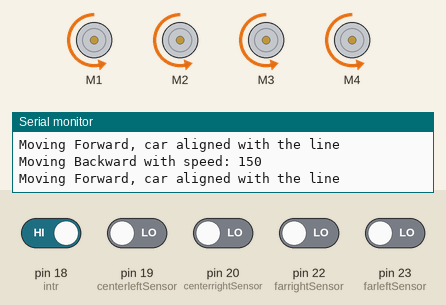
Bench run of a sketch on a simulated Arduino Mega 2560, built with avr-gcc and run on an emulated ATmega2560. Shown: 4 × DC motor (green arrow = forward, orange = backward, longer = faster), the last lines printed to the serial monitor. The test bench sets the inputs (shaded band); at power-on: pin 18 (intr) HIGH, pin 19 (centerleftSensor), pin 20 (centerrightSensor), pin 22 (farrightSensor), pin 23 (farleftSensor) LOW.

Above: at 1.2 s.
1.3 s: pin 18 (intr) driven LOW
At 2.0 s:
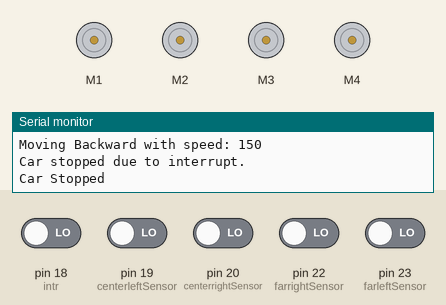
4.3 s: pin 19 (centerleftSensor) driven HIGH
At 4.74 s:
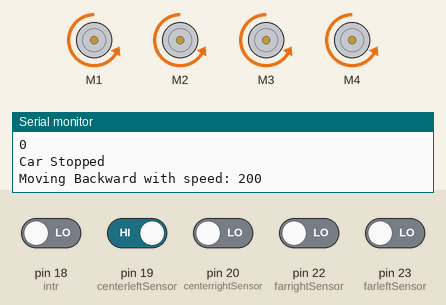
7.3 s: pin 19 (centerleftSensor) driven LOW
10.3 s: pin 20 (centerrightSensor) driven HIGH
13.3 s: pin 23 (farleftSensor) driven HIGH
At 14.67 s:
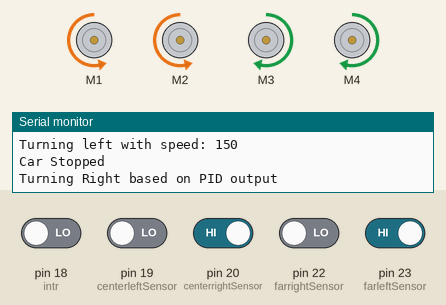
16.3 s: pin 23 (farleftSensor) driven LOW
At 16.81 s:
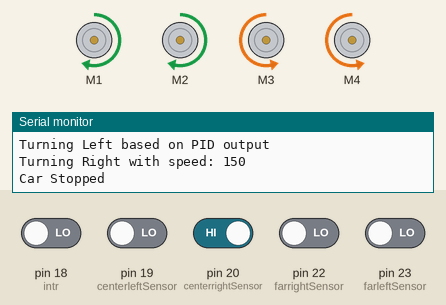
Timing chart, 0 to 20.3 s (numbered marks = the images above; inputs shaded):
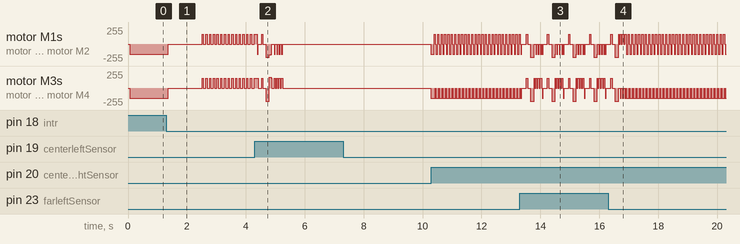

Measured:
- after the input at 1.3 s, motor M1–4: backward 150/255 → stopped after 0.07 s, then repeats every 0.13 s: forward 150/255 0.04 s, stopped 0.08 s
- after the input at 7.3 s, motor M1–4: stopped → backward 150/255 after 3.0 s
- after the input at 10.3 s, motor M1, motor M2: backward 150/255 → forward 150/255 after 0.10 s, then repeats every 0.12 s: stopped 0.01 s, backward 150/255 0.06 s, forward 150/255 0.04 s; motor M3, motor M4: alternates backward 150/255 for 0.10 s and stopped for 0.01 s, starting after 0.14 s

The sketch:

v13.ino
```cpp
#include <AFMotor.h>

// Define motor objects for 4 motors
AF_DCMotor motor1(1);  // Front Left Motor
AF_DCMotor motor2(2);  // Front Right Motor
AF_DCMotor motor3(3);  // Back Left Motor
AF_DCMotor motor4(4);  // Back Right Motor

// Define sensor pins
const int centerleftSensor = 19;  // Left sensor
const int centerrightSensor = 20;  // Right sensor
const int intr = 18;    // Pin for external interrupt (Middle sensor, always on the black line)
const int farleftSensor =23;
const int farrightSensor = 22;


// PID control variables
float kp = 1.0, ki = 0.0, kd = 0.0;
float lastError = 0, integral = 0;

// Timing variables
unsigned long previousMillis = 0;  // Store last time sensors were checked
const long interval = 50;           // Check sensors every 50 milliseconds

// Flags to indicate if interrupt was triggered and if it has been handled
volatile bool carStopped = false;
bool interruptHandled = false;  // Ensure interrupt only handled once


void setup() {
  Serial.begin(9600);  // Start the serial communication for debugging

  // Set all motors to maximum speed initially
  motor1.setSpeed(255);
  motor2.setSpeed(255);
  motor3.setSpeed(255);
  motor4.setSpeed(255);

  // Attach interrupts to sensor pins (FALLING edge for detecting line change)
  attachInterrupt(digitalPinToInterrupt(intr), stopCarInterrupt, FALLING);
  attachInterrupt(digitalPinToInterrupt(centerleftSensor), sensorInterrupt, CHANGE);
  attachInterrupt(digitalPinToInterrupt(centerrightSensor), sensorInterrupt, CHANGE);

  Serial.println("Setup complete: Sensors initialized and interrupts attached");
}

void loop() {
  // If the interrupt occurred and hasn't been handled yet
  if (carStopped && !interruptHandled) {
    Serial.println("Car stopped due to interrupt.");
    stopCar();  // Stop the car
    delay(1000);  // Delay to prevent immediate restart
    Serial.println("Car stopped and delay finished. Resetting flags.");
    carStopped = false;   // Reset the carStopped flag
    handleTurn();
    interruptHandled = true;  // Mark the interrupt as handled
    pidControl();
    delay(5000);
  } else {
      unsigned long currentMillis = millis(); // Get the current time
      int centerleftValue = digitalRead(centerleftSensor);
      int farleftValue = digitalRead(farleftSensor);
      if(centerleftValue == HIGH || farleftValue == HIGH){
          stopCar();
          handleTurn();
      }
      pidControl();
      backward(150);
  }

  // Optional: Short delay to allow other processes, if necessary
  delay(10);  // Allow a brief pause
}


void handleTurn() {
  Serial.println("Handling turn: Moving forward until a black line is detected...");

  // Keep moving forward until a black line is detected by one of the sensors
  while (true) {
    int centerleftValue = digitalRead(centerleftSensor);
    int centerrightValue = digitalRead(centerrightSensor);
    int farleftValue = digitalRead(farleftSensor);
    int farrightValue = digitalRead(farrightSensor);

    // Debug sensor readings
    Serial.print("Sensor Values - Center Left: ");
    Serial.print(centerleftValue);
    Serial.print(", Center Right: ");
    Serial.print(centerrightValue);
    Serial.print(", Far Left: ");
    Serial.print(farleftValue);
    Serial.print(", Far Right: ");
    Serial.println(farrightValue);

    forward(150);
    delay(10);
    stopCar();

        // Check for far left sensor detection
    if (centerleftValue == HIGH || centerrightValue == HIGH || farrightValue == HIGH || farleftValue == HIGH) {
      Serial.println("Far left line detected. Initiating left turn...");
      Serial.println("carStopped is ");
      Serial.println(carStopped);
      stopCar();
      delay(10);

      backward(200);
      // backward(200);
      delay(100);

      // Rotate left until `carStopped = true`
      while (!carStopped) {
        turnLeft(160); // Turning left with speed
        delay(50);    // Delay to avoid overwhelming the loop
        stopCar();
        pidControl();
        // Debugging to check if the car is stopped
        Serial.println("Turning left... Waiting for car to stop.");
        carStopped = true;
      }
      if(carStopped){
        if (centerleftValue == HIGH || centerrightValue == HIGH || farrightValue == HIGH || farleftValue == HIGH) {
          pidControl();
          pidControl();
          pidControl();

        }else{
          // not sure working or not
          while (!centerleftValue == HIGH || !centerrightValue == HIGH || !farrightValue == HIGH || !farleftValue == HIGH) {
                  turnLeft(160); // Turning left with speed
                  delay(50);    // Delay to avoid overwhelming the loop
                  stopCar();
                  backward(150);
                  delay(50);    // Delay to avoid overwhelming the loop
                  stopCar();
                  pidControl();

                  // Re-read sensor values to decide the next action
                  centerleftValue = digitalRead(centerleftSensor);
                  centerrightValue = digitalRead(centerrightSensor);
                  farleftValue = digitalRead(farleftSensor);
                  farrightValue = digitalRead(farrightSensor);
                }

        }

      }

      // backward(120);
      // delay(100);
      // Serial.println("Car has stopped after left turn.");
      return; // Exit handleTurn once carStopped becomes true
    }

    // // Check for any other black line detected
    // if (centerleftValue == HIGH || centerrightValue == HIGH || farrightValue == HIGH || farleftValue == HIGH) {
    //   Serial.println("Black line detected. Stopping...");

    //     if (farleftValue == HIGH) {
    //       Serial.println("Far left line detected, correcting path...");
    //       return;
    //     }
    //   stopCar();
    //   delay(10000);
    //   break;
    // }


    delay(10);
  }
  carStopped = false;   // Reset the carStopped flag
}


void pidControl() {
  int centerleftValue = digitalRead(centerleftSensor);
  int centerrightValue = digitalRead(centerrightSensor);

  int farleftValue = digitalRead(farleftSensor);
  int farrightValue = digitalRead(farrightSensor);

  // Error calculation
  int error = 0;
  if (centerleftValue == HIGH || farleftValue == HIGH) {
    error = -1;  // Car is too far to the right
  } else if (centerrightValue == HIGH || farrightValue == HIGH) {
    error = 1;   // Car is too far to the left
  }

  // PID calculations
  float proportional = kp * error;
  integral += error;
  float integral_term = ki * integral;
  float derivative = kd * (error - lastError);
  lastError = error;

  float pid_output = proportional + integral_term + derivative;

  // Determine the turn direction based on PID output
  if (pid_output > 0) {
    // Turn left since the car is too far to the right
    Serial.println("Turning Left based on PID output");
    turnRight(150);  // Adjust speed as needed
    delay(10);    // Delay to avoid overwhelming the loop
    stopCar();
  } else if (pid_output < 0) {
    // Turn right since the car is too far to the left
    Serial.println("Turning Right based on PID output");
      // Adjust speed as needed
    turnLeft(150);
    delay(10);    // Delay to avoid overwhelming the loop
    stopCar();
  } else {
    // Move forward if the car is centered
    Serial.println("Moving Forward, car aligned with the line");
    // backward(120);  // Adjust speed as needed
  }

  delay(10);  // Small delay to avoid overwhelming the loop
}


void stopCar() {
  // Stop all motors
  motor1.setSpeed(0);
  motor2.setSpeed(0);
  motor3.setSpeed(0);
  motor4.setSpeed(0);

  motor1.run(RELEASE);
  motor2.run(RELEASE);
  motor3.run(RELEASE);
  motor4.run(RELEASE);

  Serial.println("Car Stopped");
}

// Interrupt Service Routine (ISR) to stop the car when the interrupt is triggered
void stopCarInterrupt() {
  if (!interruptHandled) {  // Only trigger if interrupt hasn't been handled
    carStopped = true;  // Set flag to indicate car has stopped
    Serial.println("Interrupt triggered: Car will stop.");
  }

}

// Interrupt handler for left and right sensors to feed PID controller
void sensorInterrupt() {
  // Recalculate PID only if the car is moving
  if (!carStopped) {
    Serial.println("Sensor interrupt triggered. Running PID control...");
    pidControl();
  }
}

// Placeholder functions for backward and turning with debugging
void backward(int speed) {
  motor1.setSpeed(speed);  // Set speed dynamically
  motor2.setSpeed(speed);
  motor3.setSpeed(speed);
  motor4.setSpeed(speed);

  motor1.run(BACKWARD);
  motor2.run(BACKWARD);
  motor3.run(BACKWARD);
  motor4.run(BACKWARD);

  Serial.println("Moving Backward with speed: " + String(speed));
}

void forward(int speed) {
  motor1.setSpeed(speed);  // Set speed dynamically
  motor2.setSpeed(speed);
  motor3.setSpeed(speed);
  motor4.setSpeed(speed);

  motor1.run(FORWARD);
  motor2.run(FORWARD);
  motor3.run(FORWARD);
  motor4.run(FORWARD);

  Serial.println("Moving forward with speed: " + String(speed));
}

void turnLeft(int speed) {
  motor1.setSpeed(speed);  // Set speed dynamically
  motor2.setSpeed(speed);
  motor3.setSpeed(speed);
  motor4.setSpeed(speed);

  motor1.run(BACKWARD);
  motor2.run(BACKWARD);
  motor3.run(FORWARD);
  motor4.run(FORWARD);

  Serial.println("Turning left with speed: " + String(speed));
}

void turnRight(int speed) {
  motor1.setSpeed(speed);  // Set speed dynamically
  motor2.setSpeed(speed);
  motor3.setSpeed(speed);
  motor4.setSpeed(speed);

  motor1.run(FORWARD);
  motor2.run(FORWARD);
  motor3.run(BACKWARD);
  motor4.run(BACKWARD);

  Serial.println("Turning Right with speed: " + String(speed));
}
```
